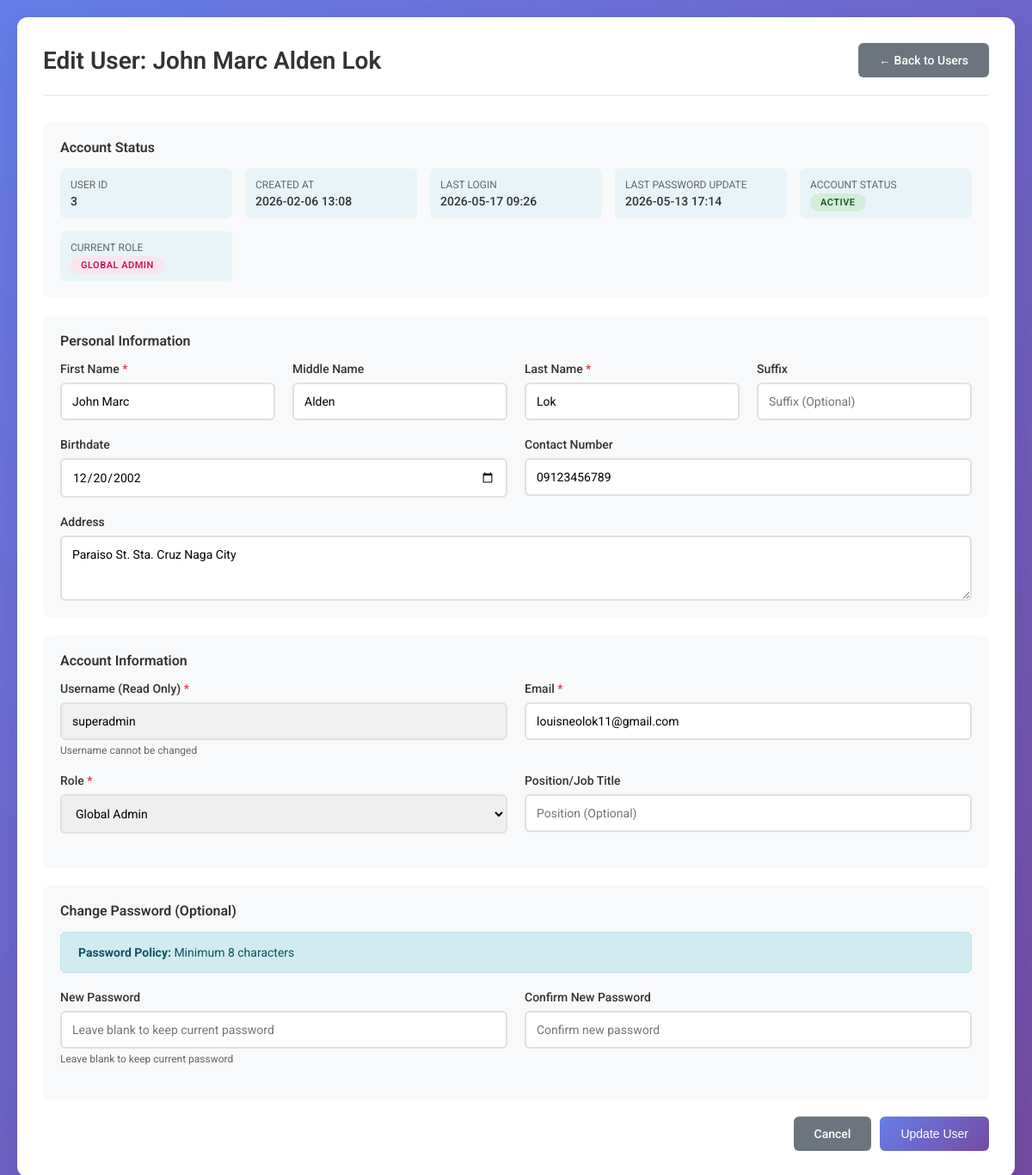
Page /editUser/3/ (signed in) on the committed database.
### user_management/models.py (models this page shows, shortened)
class Employee(models.Model):
    ROLE_CHOICES = [
        ('user', 'User'),
        ('admin', 'Admin'),
        ('global_admin', 'Global Admin'),
    ]
    first_name = models.CharField(max_length=25)
    middle_name = models.CharField(max_length=25, blank=True, null=True)
    last_name = models.CharField(max_length=25)
    suffix = models.CharField(max_length=5, blank=True, null=True)
    birthdate = models.DateField(blank=True, null=True)
    address = models.CharField(max_length=100, blank=True, null=True)
    contact_number = models.CharField(max_length=20, blank=True, null=True)
    email = models.EmailField(max_length=50, unique=True)
    username = models.CharField(max_length=20, unique=True)
    password = models.CharField(max_length=255)  # Increased for hashed passwords
    position = models.CharField(max_length=25, blank=True, null=True)
    role = models.CharField(max_length=20, choices=ROLE_CHOICES, default='user')
    last_login = models.DateTimeField(null=True, blank=True)
    last_password_update = models.DateTimeField(default=timezone.now)
    password_expiry_days = models.IntegerField(default=90)
    failed_login_attempts = models.IntegerField(default=0)
    account_locked = models.BooleanField(default=False)
    locked_until = models.DateTimeField(null=True, blank=True)
    is_active = models.BooleanField(default=True)
    created_at = models.DateTimeField(auto_now_add=True)
    updated_at = models.DateTimeField(auto_now=True)
    class Meta:
        ordering = ['-created_at']
        verbose_name = "Employee"
        verbose_name_plural = "Employees"
    def get_full_name(self):
        parts = [self.first_name]
        if self.middle_name:
            parts.append(self.middle_name)
        parts.append(self.last_name)
        if self.suffix:
            parts.append(self.suffix)
        return ' '.join(parts)
    def is_password_expired(self):
        if self.last_password_update and self.password_expiry_days > 0:
            expiry_date = self.last_password_update + timedelta(days=self.password_expiry_days)
            return timezone.now() > expiry_date
        return False
    def is_locked(self):
        return self.account_locked

class PasswordPolicy(models.Model):
    min_length = models.IntegerField(default=8)
    require_uppercase = models.BooleanField(default=True)
    require_lowercase = models.BooleanField(default=True)
    require_numbers = models.BooleanField(default=True)
    require_special_chars = models.BooleanField(default=True)
    password_expiry_days = models.IntegerField(default=90)
    max_failed_attempts = models.IntegerField(default=5)
    lockout_duration_minutes = models.IntegerField(default=30)
    prevent_reuse_count = models.IntegerField(default=5)
    created_at = models.DateTimeField(auto_now_add=True)
    updated_at = models.DateTimeField(auto_now=True)
    class Meta:
        verbose_name = "Password Policy"
        verbose_name_plural = "Password Policies"
    @classmethod
    def get_current_policy(cls):
        policy, created = cls.objects.get_or_create(id=1)
        return policy

### user_management/views.py (the view)
# urls.py: path('editUser/<int:user_id>/', views.editUser, name='editUser'),
@role_required(['admin', 'global_admin'])
def editUser(request, user_id):
    employee = get_object_or_404(Employee, id=user_id)
    policy = PasswordPolicy.get_current_policy()
    if request.method == 'POST':
        form = EmployeeEditForm(request.POST, instance=employee)
        if form.is_valid():
            new_password = form.cleaned_data.get('new_password')
            if new_password:
                password_errors = policy.validate_password(new_password)
                if password_errors:
                    for error in password_errors:
                        messages.error(request, error)
                    return render(request, 'editUser.html', {
                        'form': form,
                        'employee': employee,
                        'policy': policy
                    })
                if not PasswordHistory.can_use_password(employee, new_password):
                    messages.error(request, f'You cannot reuse your last {policy.prevent_reuse_count} passwords!')
                    return render(request, 'editUser.html', {
                        'form': form,
                        'employee': employee,
                        'policy': policy
                    })
                employee.set_password(new_password)
                PasswordHistory.objects.create(
                    employee=employee,
                    password_hash=employee.password
                )
            form.save()
            messages.success(request, f'User {employee.username} updated successfully!')
            return redirect('home')
        else:
            messages.error(request, 'Please correct the errors below.')
    else:
        form = EmployeeEditForm(instance=employee)
    return render(request, 'editUser.html', {
        'form': form,
        'employee': employee,
        'policy': policy
    })

### user_management/utils.py (called while the page is built)
def role_required(allowed_roles):
    def decorator(view_func):
        @wraps(view_func)
        def _wrapped(request, *args, **kwargs):
            emp_id = request.session.get('employee_id')
            emp_role = request.session.get('employee_role')
            if not emp_id:
                return redirect('login')
            if emp_role not in allowed_roles:
                messages.error(request, 'You do not have permission to access this page.')
                return redirect('user_dashboard')
            return view_func(request, *args, **kwargs)
        return _wrapped
    return decorator

### user_management/templates/editUser.html (shortened to what this page needs)
{% load static %}
<!DOCTYPE html>
<html lang="en">
<head>
</head>
<body>
    <div class="container">
        <div class="header">
            <h1>Edit User: {{ employee.get_full_name }}</h1>
            <a href="{% url 'home' %}" class="btn btn-secondary">← Back to Users</a>
        </div>
        <div class="card">
            <div class="card-header">Account Status</div>
            <div class="info-grid">
                <div class="info-item">
                    <div class="info-label">User ID</div>
                    <div class="info-value">{{ employee.id }}</div>
                </div>
                <div class="info-item">
                    <div class="info-label">Created At</div>
                    <div class="info-value">{{ employee.created_at|date:"Y-m-d H:i" }}</div>
                </div>
                <div class="info-item">
                    <div class="info-label">Last Login</div>
                    <div class="info-value">
                        {% if employee.last_login %}
                            {{ employee.last_login|date:"Y-m-d H:i" }}
                        {% else %}
                            Never
                        {% endif %}
                    </div>
                </div>
                <div class="info-item">
                    <div class="info-label">Last Password Update</div>
                    <div class="info-value">
                        {{ employee.last_password_update|date:"Y-m-d H:i" }}
                    </div>
                </div>
                <div class="info-item">
                    <div class="info-label">Account Status</div>
                    <div class="info-value">
                        {% if employee.is_locked %}
                            <span class="badge badge-locked">Locked</span>
                        {% else %}
                            <span class="badge badge-active">Active</span>
                        {% endif %}
                    </div>
                </div>
                <div class="info-item">
                    <div class="info-label">Current Role</div>
                    <div class="info-value">
                        <span class="badge badge-{{ employee.role }}">{{ employee.get_role_display }}</span>
                    </div>
                </div>
            </div>
        </div>
        <form method="POST">
            <div class="card">
                <div class="card-header">Personal Information</div>
                <div class="form-row">
                    <div class="form-group">
                        <label for="{{ form.first_name.id_for_label }}" class="required">First Name</label>
                        {{ form.first_name }}
                    </div>
                    <div class="form-group">
                        <label for="{{ form.middle_name.id_for_label }}">Middle Name</label>
                        {{ form.middle_name }}
                    </div>
                    <div class="form-group">
                        <label for="{{ form.last_name.id_for_label }}" class="required">Last Name</label>
                        {{ form.last_name }}
                    </div>
                    <div class="form-group">
                        <label for="{{ form.suffix.id_for_label }}">Suffix</label>
                        {{ form.suffix }}
                    </div>
                </div>
                <div class="form-row">
                    <div class="form-group">
                        <label for="{{ form.birthdate.id_for_label }}">Birthdate</label>
                        {{ form.birthdate }}
                    </div>
                    <div class="form-group">
                        <label for="{{ form.contact_number.id_for_label }}">Contact Number</label>
                        {{ form.contact_number }}
                    </div>
                </div>
                <div class="form-group">
                    <label for="{{ form.address.id_for_label }}">Address</label>
                    {{ form.address }}
                </div>
            </div>
            <div class="card">
                <div class="card-header">Account Information</div>
                <div class="form-row">
                    <div class="form-group">
                        <label class="required">Username (Read Only)</label>
                        <input type="text" value="{{ employee.username }}" readonly>
                        <small>Username cannot be changed</small>
                    </div>
                    <div class="form-group">
                        <label for="{{ form.email.id_for_label }}" class="required">Email</label>
                        {{ form.email }}
                    </div>
                </div>
                <div class="form-row">
                    <div class="form-group">
                        <label for="{{ form.role.id_for_label }}" class="required">Role</label>
                        {{ form.role }}
                    </div>
                    <div class="form-group">
                        <label for="{{ form.position.id_for_label }}">Position/Job Title</label>
                        {{ form.position }}
                    </div>
                </div>
            </div>
            <div class="card">
                <div class="card-header">Change Password (Optional)</div>
                <div class="alert alert-info">
                    <strong>Password Policy:</strong>
                    Minimum {{ policy.min_length }} characters
                </div>
                <div class="form-row">
                    <div class="form-group">
                        <label for="{{ form.new_password.id_for_label }}">New Password</label>
                        {{ form.new_password }}
                        <small>Leave blank to keep current password</small>
                    </div>
                    <div class="form-group">
                        <label for="{{ form.confirm_password.id_for_label }}">Confirm New Password</label>
                        {{ form.confirm_password }}
                    </div>
                </div>
            </div>
            <div class="actions">
                <a href="{% url 'home' %}" class="btn btn-secondary">Cancel</a>
                <button type="submit" class="btn btn-primary">Update User</button>
            </div>
        </form>
    </div>
</body>
</html>

### user_management/templates/editUser.html (style rules this page uses)
* { margin: 0; padding: 0; box-sizing: border-box; }
body { font-family: 'Roboto', sans-serif; background: linear-gradient(135deg, #667eea 0%, #764ba2 100%); min-height: 100vh; padding: 20px; }
.container { max-width: 1200px; margin: 0 auto; background: white; border-radius: 12px; box-shadow: 0 10px 40px rgba(0, 0, 0, 0.1); padding: 30px; }
.header { display: flex; justify-content: space-between; align-items: center; margin-bottom: 30px; padding-bottom: 20px; border-bottom: 2px solid #f0f0f0; }
h1 { color: #333; font-size: 28px; font-weight: 600; }
.card { background: #f8f9fa; border-radius: 8px; padding: 20px; margin-bottom: 20px; }
.card-header { font-size: 16px; font-weight: 600; margin-bottom: 15px; color: #333; }
.form-row { display: grid; grid-template-columns: repeat(auto-fit, minmax(200px, 1fr)); gap: 20px; margin-bottom: 20px; }
.form-group { display: flex; flex-direction: column; }
label { display: block; margin-bottom: 8px; color: #333; font-weight: 500; font-size: 14px; }
label.required::after { content: " *"; color: #dc3545; }
input[type="text"], input[type="email"], input[type="password"], input[type="date"], select, textarea { width: 100%; padding: 12px; border: 2px solid #e0e0e0; border-radius: 6px; font-size: 14px; transition: all 0.3s; font-family: inherit; }
input:read-only { background: #f0f0f0; cursor: not-allowed; }
.btn { padding: 12px 24px; border: none; border-radius: 6px; cursor: pointer; font-size: 14px; font-weight: 500; text-decoration: none; display: inline-block; transition: all 0.3s; }
.btn-primary { background: linear-gradient(135deg, #667eea 0%, #764ba2 100%); color: white; }
.btn-secondary { background: #6c757d; color: white; }
.actions { display: flex; gap: 10px; justify-content: flex-end; margin-top: 20px; }
.alert { padding: 15px 20px; border-radius: 6px; margin-bottom: 20px; font-size: 14px; }
.alert-info { background: #d1ecf1; color: #0c5460; border: 1px solid #bee5eb; }
.info-grid { display: grid; grid-template-columns: repeat(auto-fit, minmax(200px, 1fr)); gap: 15px; margin-top: 15px; }
.info-item { padding: 12px; background: #e8f4f8; border-radius: 6px; }
.info-label { font-size: 12px; color: #666; margin-bottom: 4px; text-transform: uppercase; }
.info-value { font-size: 14px; color: #333; font-weight: 500; }
.badge { padding: 4px 12px; border-radius: 12px; font-size: 11px; font-weight: 600; text-transform: uppercase; letter-spacing: 0.5px; }
.badge-global_admin { background: #fce4ec; color: #c2185b; }
.badge-active { background: #d4edda; color: #155724; }
small { color: #666; font-size: 12px; display: block; margin-top: 5px; }

### rows in the picture
Employee: get_full_name "John Marc Alden Lok", id "3", created_at "2026-02-06 13:08", last_login "2026-05-17 09:26", last_password_update "2026-05-13 17:14", role "GLOBAL ADMIN", first_name "John Marc", middle_name "Alden", last_name "Lok", birthdate "12/20/2002", contact_number "09123456789", address "Paraiso St. Sta. Cruz Naga City", username "superadmin", email "louisneolok11@gmail.com", role "Global Admin"
PasswordPolicy: min_length "8"
